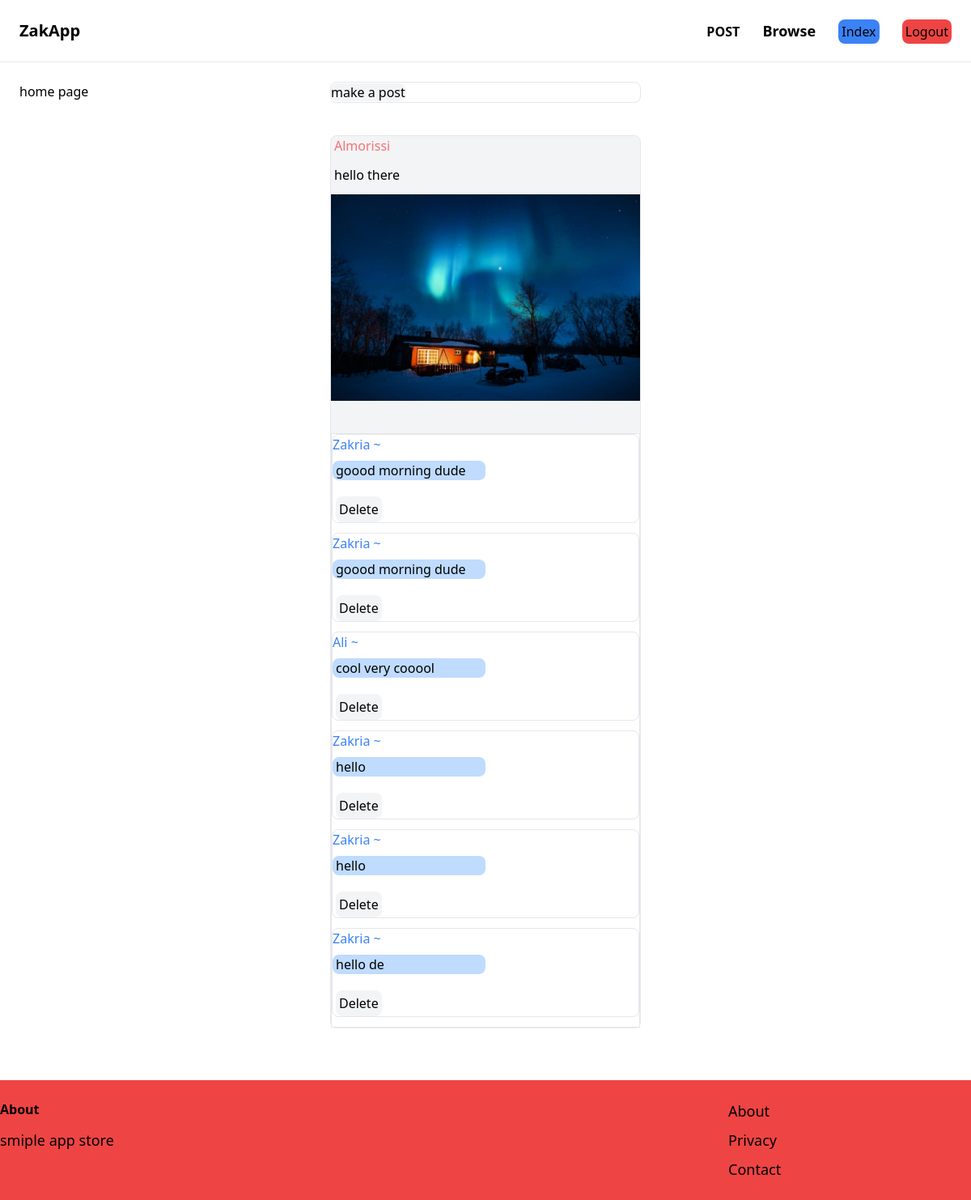
The app's page /app1/comment/5/ (signed in) with its own data.
### app1/models.py (models this page shows, shortened)
class Comment(models.Model):
    name = models.ForeignKey(settings.AUTH_USER_MODEL,on_delete=models.CASCADE)
    comment = models.CharField(max_length=250)
    post = models.ForeignKey(Post,on_delete=models.SET_NULL, null=True,related_name="message")
    created_at = models.DateTimeField(auto_now_add=True)

class Post(models.Model):
    name = models.ForeignKey(User,on_delete=models.CASCADE,null=True)
    text = models.CharField(max_length=500)
    image = models.ImageField(upload_to="media/",blank=True,null=True)
    posted_at = models.DateTimeField(auto_now_add=True)

### app1/views.py (the view)
# urls.py: path('comment/<int:id>/',views.comment_view,name="comment"),
@login_required
def comment_view(request,id):
    user_auth = request.user.is_authenticated
    if request.method == "POST":
        comment = request.POST['comment']
        if comment:
            username =  request.user
            post = Post.objects.get(id=id)
            comments = Comment(name=username,comment=comment,post=post)
            comments.save()
            get_comments = Comment.objects.filter(post=post)
            for item in get_comments :
                item = item
                get_user = item.name
            if username == get_user:
                delete_comment = True
            context = {"comments":get_comments,"item":item,"delete_comment":delete_comment,"authenticate":user_auth}
        return render(request,"main/comment.html",context)
    else:
        post = Post.objects.get(id=id)
        get_comments = Comment.objects.filter(post=post)
        related_posts = Post.objects.filter(name=post.name).exclude(id=id)
        print(related_posts)
        for item in get_comments :
                item = item
                get_user = item.name
        if request.user == get_user:
            delete_comment = True
        context = {"comments":get_comments,"item":item,"delete_comment":delete_comment,
                   "authenticate":user_auth,"posts":related_posts}
        return render(request,"main/comment.html",context)

### app1/templates/main/comment.html (shortened to what this page needs)
{% extends "main/layout.html" %}
{% block content %}
{% load static %}
<div class="grid grid-cols-3">
    <h3>home page</h3>
    <div class="item-center m-full">
        <div class="w-full bg-white-100 rounded-lg border w-full">
            <div>
                <a href="#" class="rounded-lg bg-gray-100 w-full">make a post</a>
            </div>
        </div>
        <div class="grid grid-cols-1 bg-gray-100 border rounded-lg mt-10 w-full">
            <div>
                <a href="#" class="text-red-400 rounded-lg py-1 px-1 ">{{ item.post.name }}</a>
                <p class="py-3 px-1 bg-white-100 ">{{item.post.text}}</p>
            </div>
            <div>
                {% if item.post.image %}
                <img src="{{ item.post.image.url }}" alt="" class=" ">
                {% endif %}
            </div>
            <div class="bg-white border mt-10">
                {% for comment in comments %}
                    <div class="grid grid-cols-1 border rounded-lg gap-2 mb-3 w-auto">
                        <p class="text-blue-500">{{comment.name}} ~</p>
                        <p class="px-1 mb-3 w-1/2 bg-blue-200 rounded-lg"> {{comment.comment}}</p>
                        {% if delete_comment %}
                        <div>
                            <form action="{% url 'delete_comment' comment.id %}" method="post">
                                <button type="submit" class="bg-gray-100 ml-1 py-1 px-1 rounded-lg hover:bg-red-500">Delete</button>
                            </form>
                        </div>
                        {% endif %}
                    </div>
                {% endfor %}
            </div>
        </div>
    </div>
</div>
{% endblock %}

### records on screen
Comment: post.name "Almorissi", post.text "hello there", post.image (picture), name "Zakria", comment "hello de"
Comment: name "Zakria", comment "goood morning dude"
Comment: name "Zakria", comment "goood morning dude"
Comment: name "Ali", comment "cool very cooool"
Comment: name "Zakria", comment "hello"
Comment: name "Zakria", comment "hello"
